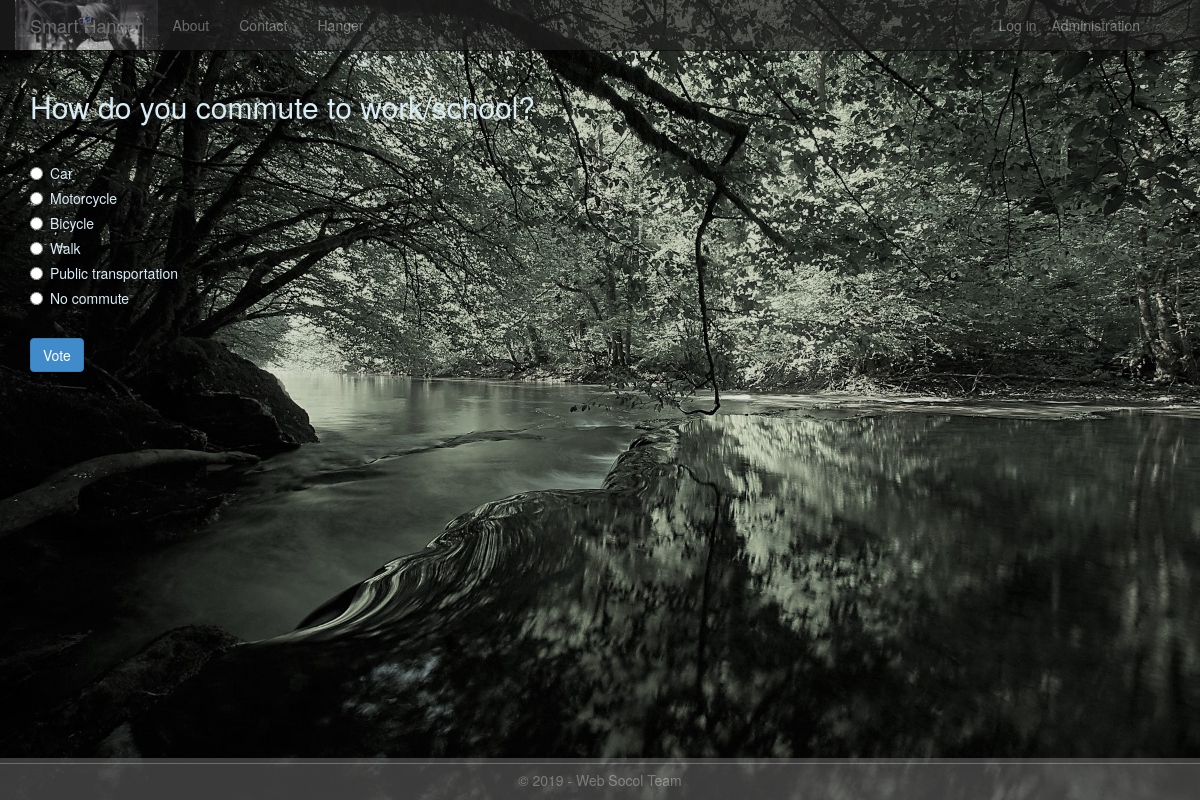
Page /2/ on the committed database.
### gateway/models.py (models this page shows, shortened)
class Poll(models.Model):
    text = models.CharField(max_length=200)
    pub_date = models.DateTimeField('date published')

class Choice(models.Model):
    poll = models.ForeignKey(Poll)
    text = models.CharField(max_length=200)
    votes = models.IntegerField(default=0)

### gateway/views.py (the view)
class PollDetailView(DetailView):
    model = Poll
    def get_context_data(self, **kwargs):
        context = super(PollDetailView, self).get_context_data(**kwargs)
        context['title'] = 'Poll'
        context['year'] = datetime.now().year
        return context

### gateway/templates/gateway/details.html (shortened to what this page needs)
{% extends "gateway/layout.html" %}
{% block content %}
<h2>{{poll.text}}</h2>
<br />
<form action="{% url 'gateway:vote' poll.id %}" method="post">
{% for choice in poll.choice_set.all %}
    <div class="radio">
        <label>
            <input type="radio" name="choice" id="choice{{ forloop.counter }}" value="{{ choice.id }}" />
            {{ choice.text }}
        </label>
    </div>
{% endfor %}
    <br />
    <button class="btn btn-primary" type="submit">Vote</button>
</form>
{% endblock %}

### gateway/templates/gateway/layout.html (shortened to what this page needs)
﻿<!DOCTYPE html>
<html>
<head>
    {% load staticfiles %}
    <link rel="stylesheet" type="text/css" href="{% static 'gateway/content/site.css' %}" />
    <link rel="stylesheet" type="text/css" href="{% static 'gateway/content/bootstrap.css' %}" />
</head>
<body>
    <div class="navbar navbar-inverse navbar-fixed-top">
        <div class="container">
            <div class="navbar-header">
                <a href="{% url 'hanger' %}" class="navbar-brand">Smart Hanger</a>
            </div>
            <div class="navbar-collapse collapse">
                <ul class="nav navbar-nav">
                    <li><a href="{% url 'about' %}">    About</a></li>
                    <li><a href="{% url 'contact' %}">  Contact</a></li>
                    <li><a href="{% url 'hanger' %}">   Hanger</a></li>
                </ul>
                {% include 'gateway/loginpartial.html' %}
            </div>
        </div>
    </div>
    <div class="container body-content">
{% block content %}{% endblock %}
    </div>
<div class="footer">
    <footer>
        <hr class="hr_tag">
        <p>&copy; {{ year }} - Web Socol Team </p>
    </footer>
</div>
</body>
</html>

### gateway/templates/gateway/loginpartial.html
<ul class="nav navbar-nav navbar-right">
    <li><a href="/admin">Administration</a></li>
</ul>
{% if user.is_authenticated %}
<form id="logoutForm" action="/logout" method="post" class="navbar-right">
    {% csrf_token %}
    <ul class="nav navbar-nav navbar-right">
        <li><span class="navbar-brand">Hello {{ user.username }}!</span></li>
        <li><a href="javascript:document.getElementById('logoutForm').submit()">Log off</a></li>
    </ul>
</form>
{% else %}
<ul class="nav navbar-nav navbar-right">
    <li><a href="{% url 'login' %}">Log in</a></li>
</ul>
{% endif %}

### gateway/static/gateway/content/site.css (style rules this page uses)
body { padding-top: 50px; padding-bottom: 20px; }
.body-content { padding-left: 25px; padding-right: 15px; }
input, select, textarea { max-width: 280px; }
.radio, .checkbox { margin-bottom: 20px; }
.footer { opacity: 0.45; position: absolute; left: 0; bottom: 0; width: 100%; background-color: #808080; color: white; text-align: center; }
.hr_tag { height: 1px; margin-top: 5px; margin-bottom: 5px; }

### rows in the picture
Poll: text "How do you commute to work/school?"
Choice: text "Car"
Choice: text "Motorcycle"
Choice: text "Bicycle"
Choice: text "Walk"
Choice: text "Public transportation"
Choice: text "No commute"

### other values in the picture
{{ year }} "2019"
